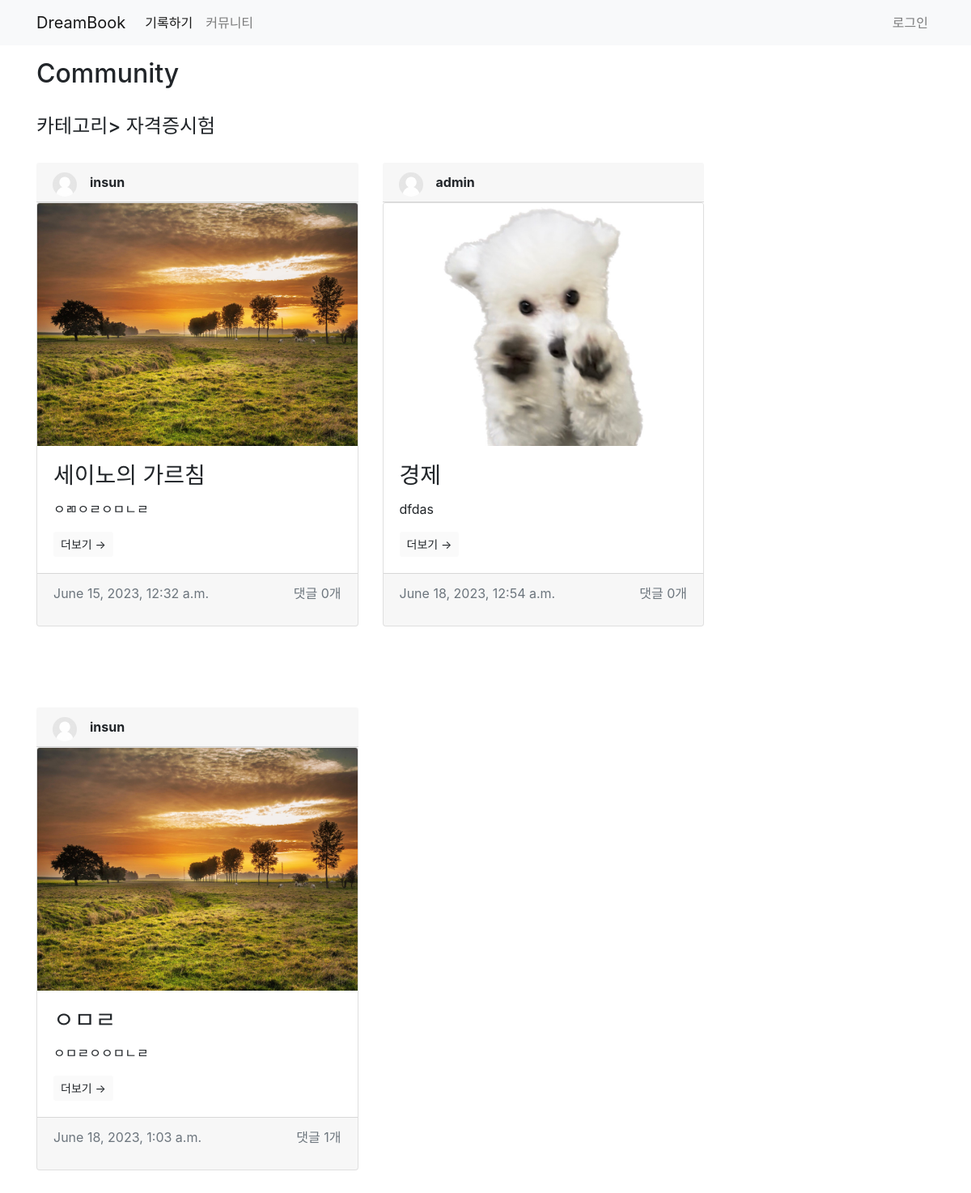
Before: /book/feed/자격증시험/ with the older database file.
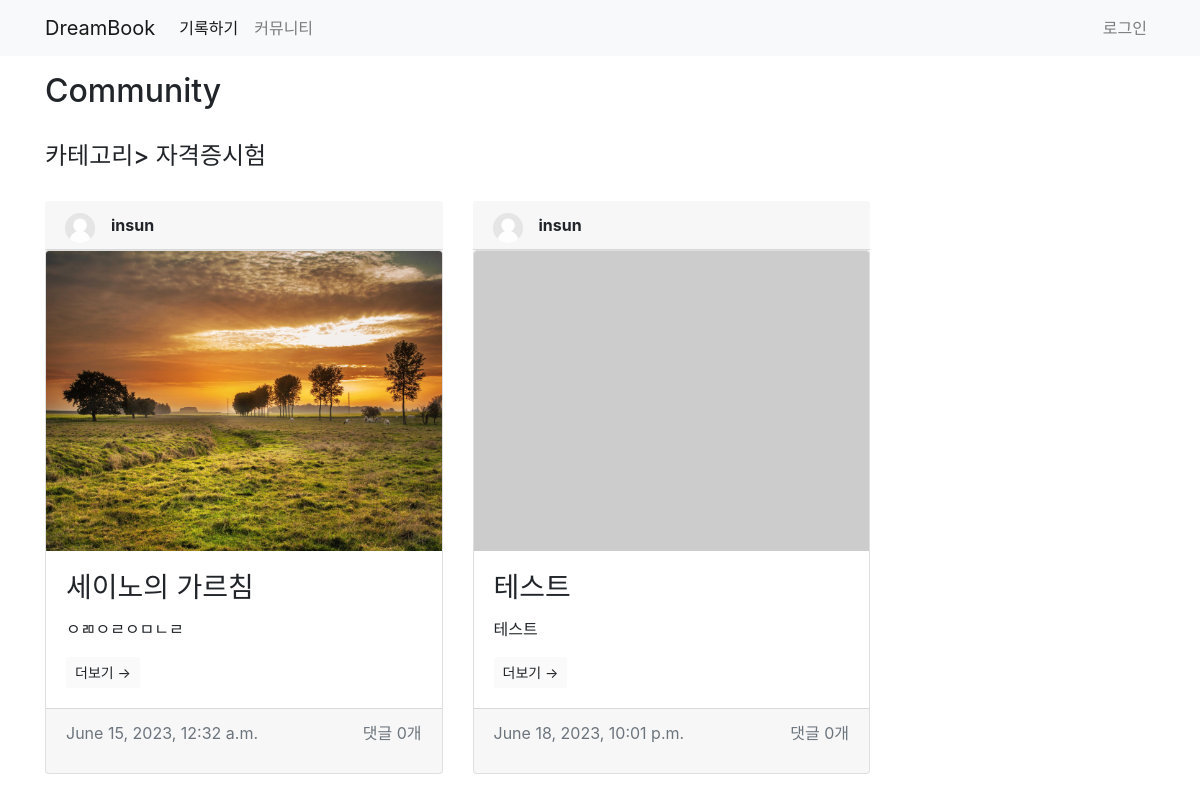
After: the same page with the newer database file.
### book/models.py (models this page shows, shortened)
class Category(models.Model):
    name = models.CharField(max_length=20, unique=True)
    slug = models.SlugField(max_length=50, unique=True, allow_unicode=True)
    def __str__(self):
        return self.name
    class Meta:
        verbose_name_plural = 'Categories'

class Post(models.Model):
    user = models.ForeignKey(User, on_delete=models.CASCADE)
    book_name = models.CharField(max_length=30,blank=True)
    content = models.TextField(blank=True)
    created_at = models.DateTimeField(auto_now_add=True, null=True)
    updated_at = models.DateTimeField(auto_now=True)
    image = models.ImageField(upload_to='book/images/%Y/%m/%d/',blank=True)
    category = models.ForeignKey(Category, null=True, blank=True, on_delete=models.SET_NULL)
    def get_absolute_url(self):
        return f'/book/feed/{self.pk}/'

### book/views.py (the view)
# urls.py: path('feed/<str:slug>/', views.categories_page),
def categories_page(request, slug):
    if slug:
        category = Category.objects.get(slug=slug)
        post_list = Post.objects.filter(category=category)
    context = {
        'category' : category,
        'categories' : Category.objects.all(),
        'post_list' : post_list,
    }
    return render(
        request,
        'book/feed_list.html',
        context
    )

### book/templates/book/feed_list.html
{% extends 'book/base.html' %}
{% block main_area %}
{% load static %}
    <link rel="stylesheet" href="{% static 'book/css/feed_list.css' %}">
            <h2>Community</h2>
            <br>
                {% if category %}
                    <h4>카테고리> {{ category }}</h4>
                {% endif %}
            <div class="row row-cols-1 row-cols-md-2 g-4" style="margin-top: 30px">
            {% for p in post_list %}
               <div class="col" style="margin-bottom: 100px">
                   <div class="card-header"><img class="d-flex mr-3 rounded-circle" src="{% static 'images/f1.png' %}"style="width: 30px;height: 30px;float: left" alt=""><b>{{ p.user }}</b></div>
                        <div class="card">
                            {% if p.image %}
                                <img class="card-img-top" src="{{ p.image.url }}" alt="Card image cap">
                            {% else %}
                                <img class="card-img-top" src="https://fastly.picsum.photos/id/10/2500/1667.jpg?hmac=J04WWC_ebchx3WwzbM-Z4_KC_LeLBWr5LZMaAkWkF68">
                            {% endif %}
                            <div class="card-body">
                                <h3 class="card-title">{{ p.book_name}}</h3>
                                <p class="card-text">{{ p.content | truncatewords:15 }}</p>
                                <a href="{{ p.get_absolute_url }}" class="btn btn-sm" style="background-color: #FAFAFA">더보기 &rarr;</a>
                            </div>
                            <div class="card-footer text-muted">
                                {{ p.created_at}} <p style="float:right">댓글 {{ p.comment_set.count }}개</p>
                            </div>
                        </div>
               </div>
            {% endfor %}
            </div>
{% endblock %}

### book/templates/book/base.html (shortened to what this page needs)
<!DOCTYPE html>
<html>
{% load static %}
<head>
        <link rel="stylesheet" href="{% static 'book/bootstrap/bootstrap.min.css' %}" media="screen">
</head>
<body>
{% include 'book/navbar.html' %}
    <div class="container my-3">
        <div class="row">
            <div class="col-md-8 col-lg-9">
               {% block main_area %}
               {% endblock %}
            </div>
        </div>
    </div>
</body>
</html>

### book/templates/book/navbar.html (shortened to what this page needs)
<nav class="navbar navbar-expand-lg navbar-light bg-light">
        <div class="container">
            <a class="navbar-brand" href="/">DreamBook</a>
            <div class="collapse navbar-collapse" id="navbarNavDropdown">
                <ul class="navbar-nav">
                    <li class="nav-item active">
                        <a class="nav-link" href="/book/search/">기록하기 <span class="sr-only">(current)</span></a>
                    </li>
                    <li class="nav-item">
                        <a class="nav-link" href="/book/feed/">커뮤니티</a>
                    </li>
                </ul>
                <ul class="navbar-nav ml-auto">
                    <li class="nav-item">
                        {% if user.is_authenticated %}
                            <li>
                                <a class="nav-link" href="#">{{ user.email }}</a>
                            </li>
                        <a class="nav-link" href="/accounts/logout/">로그아웃</a>
                        {% else %}
                        <a class="nav-link" href="/accounts/login/">로그인</a>
                        {% endif %}
                    </li>
                </ul>
            </div>
        </div>
    </nav>

### book/static/book/css/feed_list.css (style rules this page uses)
img { width: 750px; height: 300px; object-fit: cover; }

Changed rows visible on the page:
removed Post: user "admin", image (picture), book_name "경제", content "dfdas", created_at "June 18, 2023, 12:54 a.m.", comment_set.count "0"
removed Post: user "insun", image (picture), book_name "ㅇㅁㄹ", content "ㅇㅁㄹㅇㅇㅁㄴㄹ", created_at "June 18, 2023, 1:03 a.m.", comment_set.count "1"
added Post: user "insun", book_name "테스트", content "테스트", created_at "June 18, 2023, 10:01 p.m.", comment_set.count "0"
